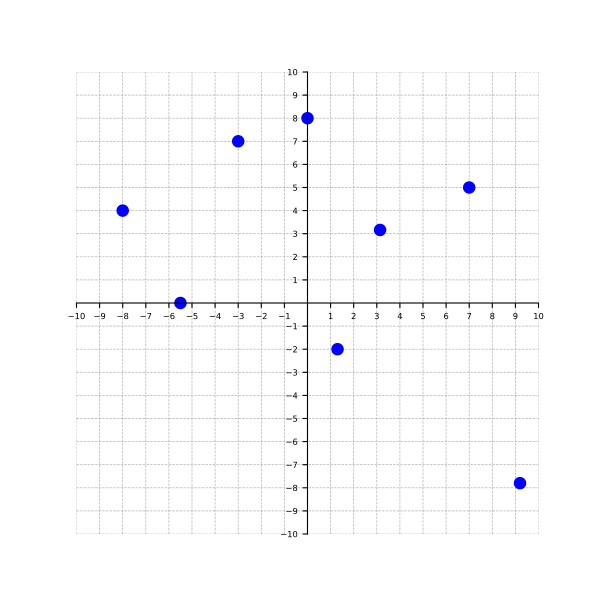

Source code (Python):
import matplotlib.pyplot as plt
from pathlib import Path
from matplotlib.figure import Figure
from matplotlib.axes import Axes
from figures.common.style import setup_cartesian_plane
import math

output = Path(__file__).with_suffix(".pdf")

fig: Figure
ax: Axes
fig, ax = setup_cartesian_plane()

points = [
    (-3, 7),
    (1.3, -2),
    (math.pi, math.sqrt(10)),
    (0, 8),
    (-5.5, 0),
    (-8, 4),
    (9.2, -7.8),
    (7, 5),
]

for point in points:
    ax.plot(point[0], point[1], "o", color="blue", markersize=8)

fig.savefig(output)
plt.close()
